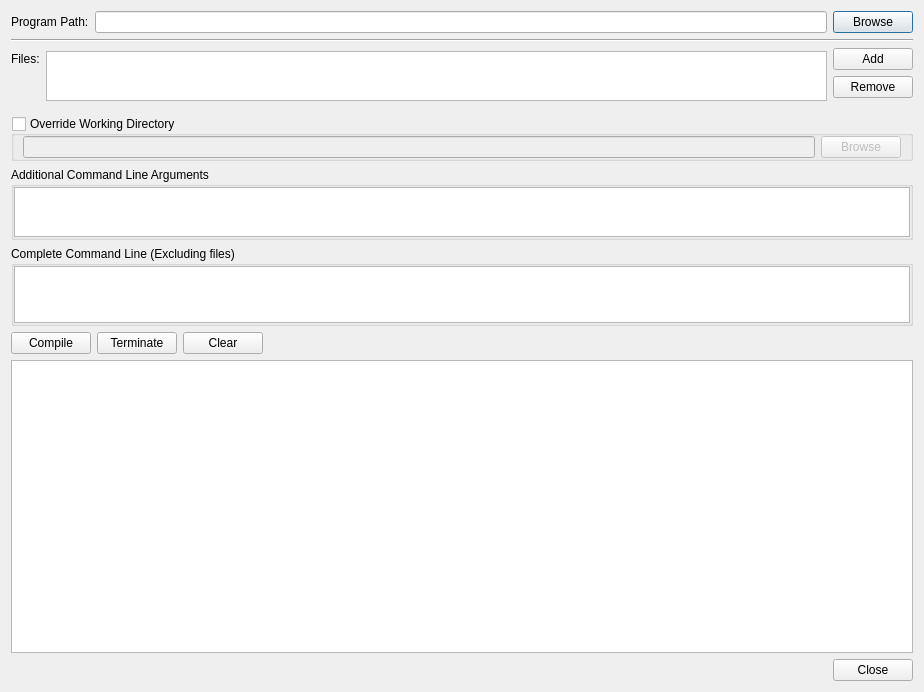
<?xml version="1.0" encoding="UTF-8"?>
<ui version="4.0">
 <class>ui::assets::studiomodel::CommandLineFrontEnd</class>
 <widget class="QDialog" name="ui::assets::studiomodel::CommandLineFrontEnd">
  <property name="geometry">
   <rect>
    <x>0</x>
    <y>0</y>
    <width>924</width>
    <height>692</height>
   </rect>
  </property>
  <property name="windowTitle">
   <string>Command Line Program</string>
  </property>
  <layout class="QVBoxLayout" name="verticalLayout_2">
   <item>
    <widget class="QWidget" name="CommandLinePathWidget" native="true">
     <layout class="QHBoxLayout" name="horizontalLayout_4">
      <property name="leftMargin">
       <number>0</number>
      </property>
      <property name="topMargin">
       <number>0</number>
      </property>
      <property name="rightMargin">
       <number>0</number>
      </property>
      <property name="bottomMargin">
       <number>0</number>
      </property>
      <item>
       <widget class="QLabel" name="label">
        <property name="sizePolicy">
         <sizepolicy hsizetype="Fixed" vsizetype="Preferred">
          <horstretch>0</horstretch>
          <verstretch>0</verstretch>
         </sizepolicy>
        </property>
        <property name="text">
         <string>Program Path:</string>
        </property>
       </widget>
      </item>
      <item>
       <widget class="QLineEdit" name="ProgramPath"/>
      </item>
      <item>
       <widget class="QPushButton" name="BrowseProgramPath">
        <property name="text">
         <string>Browse</string>
        </property>
       </widget>
      </item>
     </layout>
    </widget>
   </item>
   <item>
    <widget class="Line" name="line">
     <property name="orientation">
      <enum>Qt::Horizontal</enum>
     </property>
    </widget>
   </item>
   <item>
    <widget class="QWidget" name="CommandLineSettingsWidget" native="true">
     <layout class="QVBoxLayout" name="verticalLayout">
      <property name="leftMargin">
       <number>0</number>
      </property>
      <property name="topMargin">
       <number>0</number>
      </property>
      <property name="rightMargin">
       <number>0</number>
      </property>
      <property name="bottomMargin">
       <number>0</number>
      </property>
      <item>
       <layout class="QGridLayout" name="gridLayout_3">
        <property name="sizeConstraint">
         <enum>QLayout::SetDefaultConstraint</enum>
        </property>
        <property name="bottomMargin">
         <number>0</number>
        </property>
        <item row="0" column="0">
         <widget class="QLabel" name="label_2">
          <property name="text">
           <string>Files:</string>
          </property>
         </widget>
        </item>
        <item row="0" column="2">
         <widget class="QPushButton" name="AddFile">
          <property name="text">
           <string>Add</string>
          </property>
         </widget>
        </item>
        <item row="1" column="2">
         <widget class="QPushButton" name="RemoveFile">
          <property name="text">
           <string>Remove</string>
          </property>
         </widget>
        </item>
        <item row="2" column="2">
         <spacer name="verticalSpacer">
          <property name="orientation">
           <enum>Qt::Vertical</enum>
          </property>
          <property name="sizeType">
           <enum>QSizePolicy::Minimum</enum>
          </property>
          <property name="sizeHint" stdset="0">
           <size>
            <width>20</width>
            <height>0</height>
           </size>
          </property>
         </spacer>
        </item>
        <item row="0" column="1" rowspan="3">
         <widget class="QListWidget" name="Files">
          <property name="sizePolicy">
           <sizepolicy hsizetype="Expanding" vsizetype="Minimum">
            <horstretch>0</horstretch>
            <verstretch>0</verstretch>
           </sizepolicy>
          </property>
          <property name="minimumSize">
           <size>
            <width>0</width>
            <height>0</height>
           </size>
          </property>
          <property name="maximumSize">
           <size>
            <width>16777215</width>
            <height>50</height>
           </size>
          </property>
         </widget>
        </item>
       </layout>
      </item>
      <item>
       <widget class="QWidget" name="ProgramSettings" native="true"/>
      </item>
      <item>
       <widget class="QGroupBox" name="OverrideWorkingDirectory">
        <property name="title">
         <string>Override Working Directory</string>
        </property>
        <property name="flat">
         <bool>true</bool>
        </property>
        <property name="checkable">
         <bool>true</bool>
        </property>
        <property name="checked">
         <bool>false</bool>
        </property>
        <layout class="QHBoxLayout" name="horizontalLayout">
         <property name="topMargin">
          <number>0</number>
         </property>
         <property name="bottomMargin">
          <number>0</number>
         </property>
         <item>
          <widget class="QLineEdit" name="WorkingDirectory"/>
         </item>
         <item>
          <widget class="QPushButton" name="BrowseWorkingDirectory">
           <property name="text">
            <string>Browse</string>
           </property>
          </widget>
         </item>
        </layout>
       </widget>
      </item>
      <item>
       <widget class="QGroupBox" name="groupBox_4">
        <property name="title">
         <string>Additional Command Line Arguments</string>
        </property>
        <property name="flat">
         <bool>true</bool>
        </property>
        <layout class="QGridLayout" name="gridLayout_5">
         <property name="leftMargin">
          <number>0</number>
         </property>
         <property name="topMargin">
          <number>0</number>
         </property>
         <property name="rightMargin">
          <number>0</number>
         </property>
         <property name="bottomMargin">
          <number>0</number>
         </property>
         <item row="0" column="0">
          <widget class="QPlainTextEdit" name="AdditionalCommandLineArguments">
           <property name="sizePolicy">
            <sizepolicy hsizetype="Expanding" vsizetype="Fixed">
             <horstretch>0</horstretch>
             <verstretch>0</verstretch>
            </sizepolicy>
           </property>
           <property name="minimumSize">
            <size>
             <width>0</width>
             <height>50</height>
            </size>
           </property>
           <property name="maximumSize">
            <size>
             <width>16777215</width>
             <height>50</height>
            </size>
           </property>
          </widget>
         </item>
        </layout>
       </widget>
      </item>
      <item>
       <widget class="QGroupBox" name="groupBox">
        <property name="sizePolicy">
         <sizepolicy hsizetype="Preferred" vsizetype="Fixed">
          <horstretch>0</horstretch>
          <verstretch>0</verstretch>
         </sizepolicy>
        </property>
        <property name="minimumSize">
         <size>
          <width>0</width>
          <height>80</height>
         </size>
        </property>
        <property name="maximumSize">
         <size>
          <width>16777215</width>
          <height>80</height>
         </size>
        </property>
        <property name="title">
         <string>Complete Command Line (Excluding files)</string>
        </property>
        <property name="flat">
         <bool>true</bool>
        </property>
        <layout class="QHBoxLayout" name="horizontalLayout_7">
         <property name="leftMargin">
          <number>0</number>
         </property>
         <property name="topMargin">
          <number>0</number>
         </property>
         <property name="rightMargin">
          <number>0</number>
         </property>
         <property name="bottomMargin">
          <number>0</number>
         </property>
         <item>
          <widget class="QPlainTextEdit" name="CompleteCommandLine">
           <property name="readOnly">
            <bool>true</bool>
           </property>
          </widget>
         </item>
        </layout>
       </widget>
      </item>
     </layout>
    </widget>
   </item>
   <item>
    <widget class="QWidget" name="CommandLineOutputWidget" native="true">
     <layout class="QVBoxLayout" name="verticalLayout_3">
      <property name="leftMargin">
       <number>0</number>
      </property>
      <property name="topMargin">
       <number>0</number>
      </property>
      <property name="rightMargin">
       <number>0</number>
      </property>
      <property name="bottomMargin">
       <number>0</number>
      </property>
      <item>
       <layout class="QHBoxLayout" name="horizontalLayout_2">
        <property name="bottomMargin">
         <number>0</number>
        </property>
        <item>
         <widget class="QPushButton" name="Compile">
          <property name="text">
           <string>Compile</string>
          </property>
         </widget>
        </item>
        <item>
         <widget class="QPushButton" name="Terminate">
          <property name="text">
           <string>Terminate</string>
          </property>
         </widget>
        </item>
        <item>
         <widget class="QPushButton" name="Clear">
          <property name="text">
           <string>Clear</string>
          </property>
         </widget>
        </item>
        <item>
         <spacer name="horizontalSpacer">
          <property name="orientation">
           <enum>Qt::Horizontal</enum>
          </property>
          <property name="sizeHint" stdset="0">
           <size>
            <width>0</width>
            <height>20</height>
           </size>
          </property>
         </spacer>
        </item>
       </layout>
      </item>
      <item>
       <widget class="QTextEdit" name="Output">
        <property name="readOnly">
         <bool>true</bool>
        </property>
       </widget>
      </item>
     </layout>
    </widget>
   </item>
   <item>
    <widget class="QDialogButtonBox" name="DialogButtons">
     <property name="standardButtons">
      <set>QDialogButtonBox::Close</set>
     </property>
    </widget>
   </item>
  </layout>
 </widget>
 <resources/>
 <connections>
  <connection>
   <sender>DialogButtons</sender>
   <signal>accepted()</signal>
   <receiver>ui::assets::studiomodel::CommandLineFrontEnd</receiver>
   <slot>accept()</slot>
   <hints>
    <hint type="sourcelabel">
     <x>187</x>
     <y>151</y>
    </hint>
    <hint type="destinationlabel">
     <x>96</x>
     <y>254</y>
    </hint>
   </hints>
  </connection>
  <connection>
   <sender>DialogButtons</sender>
   <signal>rejected()</signal>
   <receiver>ui::assets::studiomodel::CommandLineFrontEnd</receiver>
   <slot>reject()</slot>
   <hints>
    <hint type="sourcelabel">
     <x>187</x>
     <y>151</y>
    </hint>
    <hint type="destinationlabel">
     <x>179</x>
     <y>282</y>
    </hint>
   </hints>
  </connection>
 </connections>
</ui>
